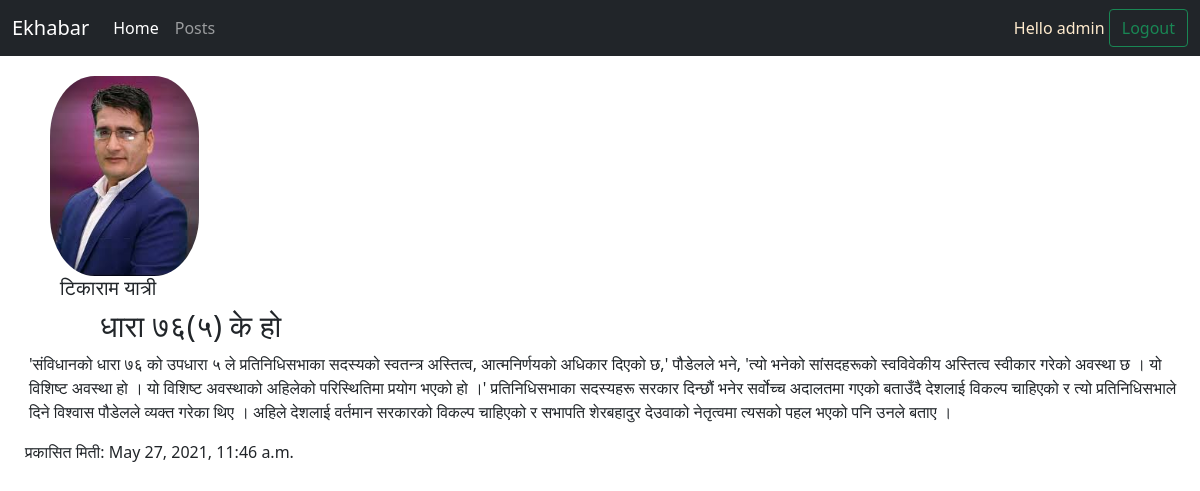
The app's page /postdetail/3/ (signed in) with its own data.
### blogsite/models.py (models this page shows)
class Post(models.Model):
    writer = models.CharField(max_length=200)
    image = models.ImageField(upload_to='pics')
    title = models.CharField(max_length=200)
    text = models.TextField()
    created_date = models.DateTimeField(default=timezone.now)
    published_date = models.DateTimeField(blank=True, null=True)

### blogsite/views.py (the view)
# urls.py: path('postdetail/<int:id>/', views.postdetail, name='postdetail'),
@login_required(login_url='login')
def postdetail(request, id):
    return render(request, 'postdetail.html',context = {'posts': Post.objects.get(id=id)})

### templates/postdetail.html (shortened to what this page needs)
{% extends 'navigation.html' %}
{% block content %}
{% load static %}
<!doctype html>
<html lang="en">
  <head>
    <link href="https://cdn.jsdelivr.net/npm/bootstrap@5.0.1/dist/css/bootstrap.min.css" rel="stylesheet">
    <link rel="stylesheet" href="{% static 'css/postdetail.css' %}">
  </head>
  <body>
    {% if posts %}
    <div class="imgdiv"> <img src="{{ posts.image.url }}"></div>
    <h5> {{posts.writer}}  </h5>
   <h4> {{ posts.title }} </h4>
   <p> {{posts.text}} </p>
   &nbsp; &nbsp;&nbsp;&nbsp; प्रकासित मिती: {{posts.published_date}}
    {% else %}
    <h2>Nodata</h2>
    {% endif %}
  </body>
</html>
{% endblock %}

### templates/navigation.html (shortened to what this page needs)
{% load static %}
<!doctype html>
<html lang="en">
  <head>
    <link href="https://cdn.jsdelivr.net/npm/bootstrap@5.0.1/dist/css/bootstrap.min.css" rel="stylesheet">
  </head>
  <body>
    <nav class="navbar navbar-expand-lg navbar-dark bg-dark" >
        <div class="container-fluid">
          <a class="navbar-brand" href="{% url 'main' %}">Ekhabar</a>
          <div class="collapse navbar-collapse" id="navbarSupportedContent">
            <ul class="navbar-nav me-auto mb-2 mb-lg-0">
              <li class="nav-item">
                <a class="nav-link active" aria-current="page" href="{% url 'main' %}">Home</a>
              </li>
              <li class="nav-item">
                <a class="nav-link" href="{% url 'allposts' %}">Posts</a>
              </li>
            </ul>
              <span style="color: blanchedalmond;" > Hello {{request.user}} </span>&nbsp;
              <a href="{% url 'logout' %}" > <button class="btn btn-outline-success"  >  Logout  </button></a>
          </div>
        </div>
      </nav>
      {% block content %}
      {% endblock %}
  </body>
</html>

### static/css/postdetail.css (style rules this page uses)
.imgdiv { height: 200px; width: 200px; margin-left: 50px; margin-top: 20px; }
.imgdiv img { border-radius: 30%; max-width: 100%; max-height: 100%; }
h5 { padding-left: 60px; }
h4 { padding-left: 100px; font-size: 30px; }
p { padding-left: 29px; }

### records on screen
Post: image (picture), writer "टिकाराम यात्री", title "धारा ७६(५) के हो", text "'संविधानको धारा ७६ को उपधारा ५ ले प्रतिनिधिसभाका सदस्यको स्वतन्त्र अस्तित्व, आत्मनिर्णयको अधिकार दिएको छ,' पौडेलले भने, 'त्यो भनेको सांसदहरूको स्वविवेकीय अस्तित्व स्वीकार गरेको अवस्था छ । यो विशिष्ट अवस्था हो । यो विशिष्ट अवस्थाको अहिलेको परिस्थितिमा प्रयोग भएको हो ।' प्रतिनिधिसभाका सदस्यहरू सरकार दिन्छौं भनेर सर्वोच्च अदालतमा गएको बताउँदै देशलाई विकल्प चाहिएको र त्यो प्रतिनिधिसभाले दिने विश्वास पौडेलले व्यक्त गरेका थिए । अहिले देशलाई वर्तमान सरकारको विकल्प चाहिएको र सभापति शेरबहादुर देउवाको नेतृत्वमा त्यसको पहल भएको पनि उनले बताए ।", published_date "May 27, 2021, 11:46 a.m."

### other values on screen
{{ request.user }} "admin"
